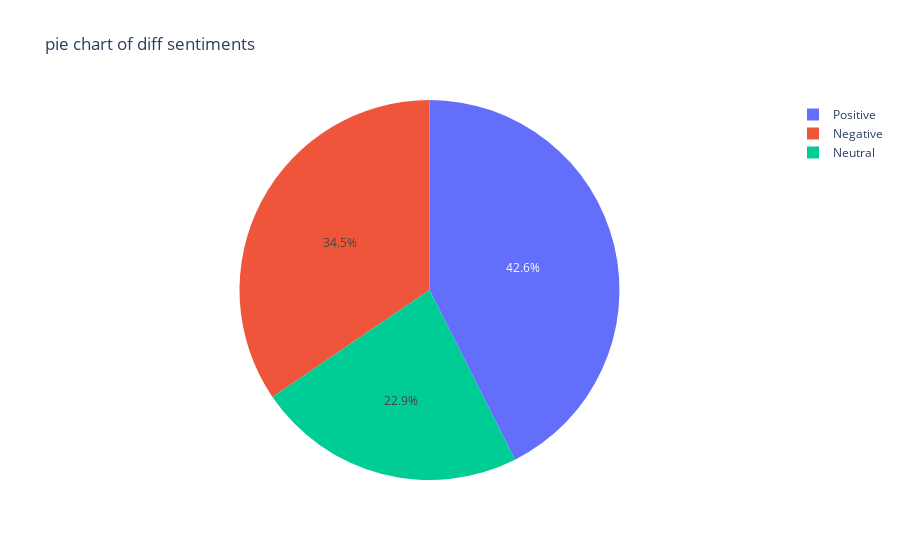

The notebook cell saved with this chart:
### Markdown cell above
In the description 

there are approx

14000 positive statment

12000 negative statment

8000 neutral statment

### Code cell
# pie chart on description score column
import plotly.express as px
fig=px.pie(data_cn_r,names='ds_score',title='pie chart of diff sentiments')
fig.show()

### Figure 1 — Plotly figure (JSON) as saved in the notebook; plotly's stock layout.template omitted (floating-point values rounded to 4 significant figures; data arrays with more than 128 entries replaced by an {"elided": "..."} marker saying what was removed)
{"data": [{"domain": {"x": [0, 1], "y": [0, 1]}, "hovertemplate": "ds_score=%{label}<extra></extra>", "labels": {"elided": "35473 str values"}, "legendgroup": "", "name": "", "showlegend": true, "type": "pie"}], "layout": {"legend": {"tracegroupgap": 0}, "title": {"text": "pie chart of diff sentiments"}}}
